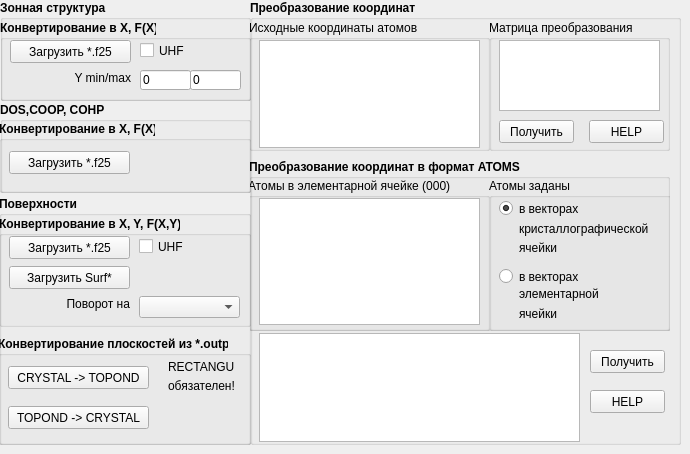
    <widget class="QWidget" name="tab_3">
     <attribute name="title">
      <string>Конвертирование</string>
     </attribute>
     <widget class="QGroupBox" name="groupBox_14">
      <property name="geometry">
       <rect>
        <x>0</x>
        <y>0</y>
        <width>251</width>
        <height>101</height>
       </rect>
      </property>
      <property name="font">
       <font>
        <family>Arial</family>
        <pointsize>9</pointsize>
        <weight>75</weight>
        <bold>true</bold>
       </font>
      </property>
      <property name="title">
       <string>Зонная структура</string>
      </property>
      <widget class="QGroupBox" name="groupBox_19">
       <property name="geometry">
        <rect>
         <x>0</x>
         <y>20</y>
         <width>251</width>
         <height>81</height>
        </rect>
       </property>
       <property name="font">
        <font>
         <family>Arial</family>
         <pointsize>9</pointsize>
         <weight>75</weight>
         <bold>true</bold>
        </font>
       </property>
       <property name="title">
        <string>Конвертирование в X, F(X)</string>
       </property>
       <widget class="QPushButton" name="tab3LoadFileConvertXfX">
        <property name="geometry">
         <rect>
          <x>10</x>
          <y>20</y>
          <width>121</width>
          <height>23</height>
         </rect>
        </property>
        <property name="font">
         <font>
          <family>Arial</family>
          <pointsize>9</pointsize>
          <weight>50</weight>
          <bold>false</bold>
         </font>
        </property>
        <property name="text">
         <string>Загрузить *.f25</string>
        </property>
       </widget>
       <widget class="QLabel" name="label_58">
        <property name="geometry">
         <rect>
          <x>60</x>
          <y>50</y>
          <width>71</width>
          <height>16</height>
         </rect>
        </property>
        <property name="font">
         <font>
          <family>Arial</family>
          <pointsize>9</pointsize>
          <weight>50</weight>
          <bold>false</bold>
         </font>
        </property>
        <property name="text">
         <string>Y min/max</string>
        </property>
        <property name="alignment">
         <set>Qt::AlignRight|Qt::AlignTrailing|Qt::AlignVCenter</set>
        </property>
       </widget>
       <widget class="QLineEdit" name="tab3ZoneStructYMin">
        <property name="geometry">
         <rect>
          <x>140</x>
          <y>50</y>
          <width>51</width>
          <height>20</height>
         </rect>
        </property>
        <property name="font">
         <font>
          <family>Arial</family>
          <pointsize>9</pointsize>
          <weight>50</weight>
          <bold>false</bold>
         </font>
        </property>
        <property name="text">
         <string>0</string>
        </property>
       </widget>
       <widget class="QLineEdit" name="tab3ZoneStructYMax">
        <property name="geometry">
         <rect>
          <x>190</x>
          <y>50</y>
          <width>51</width>
          <height>20</height>
         </rect>
        </property>
        <property name="font">
         <font>
          <family>Arial</family>
          <pointsize>9</pointsize>
          <weight>50</weight>
          <bold>false</bold>
         </font>
        </property>
        <property name="text">
         <string>0</string>
        </property>
       </widget>
       <widget class="QCheckBox" name="tab3uhfZoneStruct">
        <property name="geometry">
         <rect>
          <x>140</x>
          <y>20</y>
          <width>70</width>
          <height>21</height>
         </rect>
        </property>
        <property name="font">
         <font>
          <family>Arial</family>
          <pointsize>9</pointsize>
          <weight>50</weight>
          <bold>false</bold>
         </font>
        </property>
        <property name="text">
         <string>UHF</string>
        </property>
       </widget>
      </widget>
     </widget>
     <widget class="QGroupBox" name="groupBox_15">
      <property name="geometry">
       <rect>
        <x>0</x>
        <y>102</y>
        <width>251</width>
        <height>91</height>
       </rect>
      </property>
      <property name="font">
       <font>
        <family>Arial</family>
        <pointsize>9</pointsize>
        <weight>75</weight>
        <bold>true</bold>
       </font>
      </property>
      <property name="title">
       <string>DOS,COOP, COHP</string>
      </property>
      <widget class="QGroupBox" name="groupBox_20">
       <property name="geometry">
        <rect>
         <x>-1</x>
         <y>19</y>
         <width>252</width>
         <height>72</height>
        </rect>
       </property>
       <property name="font">
        <font>
         <family>Arial</family>
         <pointsize>9</pointsize>
         <weight>75</weight>
         <bold>true</bold>
        </font>
       </property>
       <property name="title">
        <string>Конвертирование в X, F(X)</string>
       </property>
       <widget class="QPushButton" name="tab3LoadFilesConvertDOS">
        <property name="geometry">
         <rect>
          <x>10</x>
          <y>30</y>
          <width>121</width>
          <height>23</height>
         </rect>
        </property>
        <property name="font">
         <font>
          <family>Arial</family>
          <pointsize>9</pointsize>
          <weight>50</weight>
          <bold>false</bold>
         </font>
        </property>
        <property name="text">
         <string>Загрузить *.f25</string>
        </property>
       </widget>
      </widget>
     </widget>
     <widget class="QGroupBox" name="groupBox_16">
      <property name="geometry">
       <rect>
        <x>-1</x>
        <y>196</y>
        <width>252</width>
        <height>249</height>
       </rect>
      </property>
      <property name="font">
       <font>
        <family>Arial</family>
        <pointsize>9</pointsize>
        <weight>75</weight>
        <bold>true</bold>
       </font>
      </property>
      <property name="title">
       <string>Поверхности</string>
      </property>
      <widget class="QGroupBox" name="groupBox_17">
       <property name="geometry">
        <rect>
         <x>0</x>
         <y>20</y>
         <width>252</width>
         <height>111</height>
        </rect>
       </property>
       <property name="font">
        <font>
         <family>Arial</family>
         <pointsize>9</pointsize>
         <weight>75</weight>
         <bold>true</bold>
        </font>
       </property>
       <property name="title">
        <string>Конвертирование в X, Y, F(X,Y)</string>
       </property>
       <widget class="QPushButton" name="tab3SurfF25Button">
        <property name="geometry">
         <rect>
          <x>10</x>
          <y>20</y>
          <width>121</width>
          <height>23</height>
         </rect>
        </property>
        <property name="font">
         <font>
          <family>Arial</family>
          <pointsize>9</pointsize>
          <weight>50</weight>
          <bold>false</bold>
         </font>
        </property>
        <property name="text">
         <string>Загрузить *.f25</string>
        </property>
       </widget>
       <widget class="QPushButton" name="tab3SurfConvertButton">
        <property name="geometry">
         <rect>
          <x>10</x>
          <y>50</y>
          <width>121</width>
          <height>23</height>
         </rect>
        </property>
        <property name="font">
         <font>
          <family>Arial</family>
          <pointsize>9</pointsize>
          <weight>50</weight>
          <bold>false</bold>
         </font>
        </property>
        <property name="text">
         <string>Загрузить Surf*</string>
        </property>
       </widget>
       <widget class="QLabel" name="label_59">
        <property name="geometry">
         <rect>
          <x>50</x>
          <y>80</y>
          <width>81</width>
          <height>16</height>
         </rect>
        </property>
        <property name="font">
         <font>
          <family>Arial</family>
          <pointsize>9</pointsize>
          <weight>50</weight>
          <bold>false</bold>
         </font>
        </property>
        <property name="text">
         <string>Поворот на</string>
        </property>
        <property name="alignment">
         <set>Qt::AlignRight|Qt::AlignTrailing|Qt::AlignVCenter</set>
        </property>
       </widget>
       <widget class="QComboBox" name="tab3SurfRotationSelector">
        <property name="geometry">
         <rect>
          <x>140</x>
          <y>80</y>
          <width>101</width>
          <height>22</height>
         </rect>
        </property>
        <property name="font">
         <font>
          <family>Arial</family>
          <pointsize>9</pointsize>
          <weight>50</weight>
          <bold>false</bold>
         </font>
        </property>
       </widget>
       <widget class="QCheckBox" name="tab3uhff25">
        <property name="geometry">
         <rect>
          <x>140</x>
          <y>20</y>
          <width>70</width>
          <height>21</height>
         </rect>
        </property>
        <property name="font">
         <font>
          <family>Arial</family>
          <pointsize>9</pointsize>
          <weight>50</weight>
          <bold>false</bold>
         </font>
        </property>
        <property name="text">
         <string>UHF</string>
        </property>
       </widget>
      </widget>
      <widget class="QGroupBox" name="groupBox_18">
       <property name="geometry">
        <rect>
         <x>-1</x>
         <y>140</y>
         <width>253</width>
         <height>109</height>
        </rect>
       </property>
       <property name="font">
        <font>
         <family>Arial</family>
         <pointsize>9</pointsize>
         <weight>75</weight>
         <bold>true</bold>
        </font>
       </property>
       <property name="title">
        <string>Конвертирование плоскостей из *.outp</string>
       </property>
       <widget class="QPushButton" name="tab3ButtonCrystalToTopond">
        <property name="geometry">
         <rect>
          <x>10</x>
          <y>30</y>
          <width>141</width>
          <height>23</height>
         </rect>
        </property>
        <property name="font">
         <font>
          <family>Arial</family>
          <pointsize>9</pointsize>
          <weight>50</weight>
          <bold>false</bold>
         </font>
        </property>
        <property name="text">
         <string>CRYSTAL -&gt; TOPOND</string>
        </property>
       </widget>
       <widget class="QPushButton" name="tab3ButtonTopondToCrystal">
        <property name="geometry">
         <rect>
          <x>10</x>
          <y>70</y>
          <width>141</width>
          <height>23</height>
         </rect>
        </property>
        <property name="font">
         <font>
          <family>Arial</family>
          <pointsize>9</pointsize>
          <weight>50</weight>
          <bold>false</bold>
         </font>
        </property>
        <property name="text">
         <string>TOPOND -&gt; CRYSTAL</string>
        </property>
       </widget>
       <widget class="QLabel" name="label_60">
        <property name="geometry">
         <rect>
          <x>170</x>
          <y>20</y>
          <width>71</width>
          <height>21</height>
         </rect>
        </property>
        <property name="font">
         <font>
          <family>Arial</family>
          <pointsize>9</pointsize>
          <weight>50</weight>
          <bold>false</bold>
         </font>
        </property>
        <property name="text">
         <string>RECTANGU</string>
        </property>
       </widget>
       <widget class="QLabel" name="label_61">
        <property name="geometry">
         <rect>
          <x>170</x>
          <y>40</y>
          <width>81</width>
          <height>20</height>
         </rect>
        </property>
        <property name="font">
         <font>
          <family>Arial</family>
          <pointsize>9</pointsize>
          <weight>50</weight>
          <bold>false</bold>
         </font>
        </property>
        <property name="text">
         <string>обязателен!</string>
        </property>
       </widget>
      </widget>
     </widget>
     <widget class="QGroupBox" name="groupBox_21">
      <property name="geometry">
       <rect>
        <x>250</x>
        <y>0</y>
        <width>431</width>
        <height>445</height>
       </rect>
      </property>
      <property name="font">
       <font>
        <family>Arial</family>
        <pointsize>9</pointsize>
        <weight>75</weight>
        <bold>true</bold>
       </font>
      </property>
      <property name="title">
       <string>Преобразование координат</string>
      </property>
      <widget class="QGroupBox" name="groupBox_22">
       <property name="geometry">
        <rect>
         <x>-1</x>
         <y>20</y>
         <width>241</width>
         <height>131</height>
        </rect>
       </property>
       <property name="font">
        <font>
         <family>Arial</family>
         <pointsize>9</pointsize>
         <weight>50</weight>
         <bold>false</bold>
        </font>
       </property>
       <property name="title">
        <string>Исходные координаты атомов</string>
       </property>
       <widget class="QTextEdit" name="tab3TextEditAtoms">
        <property name="geometry">
         <rect>
          <x>10</x>
          <y>20</y>
          <width>221</width>
          <height>108</height>
         </rect>
        </property>
        <property name="font">
         <font>
          <family>Arial</family>
          <pointsize>8</pointsize>
          <weight>50</weight>
          <bold>false</bold>
         </font>
        </property>
       </widget>
      </widget>
      <widget class="QGroupBox" name="groupBox_23">
       <property name="geometry">
        <rect>
         <x>239</x>
         <y>20</y>
         <width>181</width>
         <height>131</height>
        </rect>
       </property>
       <property name="font">
        <font>
         <family>Arial</family>
         <pointsize>9</pointsize>
         <weight>50</weight>
         <bold>false</bold>
        </font>
       </property>
       <property name="title">
        <string>Матрица преобразования</string>
       </property>
       <widget class="QPushButton" name="tab3AtomsConvertButton">
        <property name="geometry">
         <rect>
          <x>10</x>
          <y>100</y>
          <width>75</width>
          <height>23</height>
         </rect>
        </property>
        <property name="font">
         <font>
          <family>Arial</family>
          <pointsize>9</pointsize>
          <weight>50</weight>
          <bold>false</bold>
         </font>
        </property>
        <property name="text">
         <string>Получить</string>
        </property>
       </widget>
       <widget class="QPushButton" name="helpButton2">
        <property name="geometry">
         <rect>
          <x>100</x>
          <y>100</y>
          <width>75</width>
          <height>23</height>
         </rect>
        </property>
        <property name="font">
         <font>
          <family>Arial</family>
          <pointsize>9</pointsize>
          <weight>50</weight>
          <bold>false</bold>
         </font>
        </property>
        <property name="text">
         <string>HELP</string>
        </property>
       </widget>
       <widget class="QTableWidget" name="tab3RotationTable">
        <property name="geometry">
         <rect>
          <x>10</x>
          <y>20</y>
          <width>161</width>
          <height>71</height>
         </rect>
        </property>
        <property name="font">
         <font>
          <family>Arial</family>
          <pointsize>9</pointsize>
          <weight>50</weight>
          <bold>false</bold>
         </font>
        </property>
       </widget>
      </widget>
      <widget class="QGroupBox" name="groupBox_24">
       <property name="geometry">
        <rect>
         <x>-1</x>
         <y>159</y>
         <width>421</width>
         <height>172</height>
        </rect>
       </property>
       <property name="font">
        <font>
         <family>Arial</family>
         <pointsize>9</pointsize>
         <weight>75</weight>
         <bold>true</bold>
        </font>
       </property>
       <property name="title">
        <string>Преобразование координат в формат ATOMS</string>
       </property>
       <widget class="QGroupBox" name="groupBox_25">
        <property name="geometry">
         <rect>
          <x>-1</x>
          <y>19</y>
          <width>242</width>
          <height>153</height>
         </rect>
        </property>
        <property name="font">
         <font>
          <family>Arial</family>
          <pointsize>9</pointsize>
          <weight>50</weight>
          <bold>false</bold>
         </font>
        </property>
        <property name="title">
         <string>Атомы в элементарной ячейке (000)</string>
        </property>
        <widget class="QTextEdit" name="tab3TextEditAtomsElem">
         <property name="geometry">
          <rect>
           <x>11</x>
           <y>20</y>
           <width>221</width>
           <height>127</height>
          </rect>
         </property>
         <property name="font">
          <font>
           <family>Arial</family>
           <pointsize>8</pointsize>
           <weight>50</weight>
           <bold>false</bold>
          </font>
         </property>
        </widget>
       </widget>
       <widget class="QGroupBox" name="groupBox_26">
        <property name="geometry">
         <rect>
          <x>240</x>
          <y>19</y>
          <width>182</width>
          <height>153</height>
         </rect>
        </property>
        <property name="font">
         <font>
          <family>Arial</family>
          <pointsize>9</pointsize>
          <weight>50</weight>
          <bold>false</bold>
         </font>
        </property>
        <property name="title">
         <string>Атомы заданы</string>
        </property>
        <widget class="QRadioButton" name="tab3RadioButtonAtomsSet1">
         <property name="geometry">
          <rect>
           <x>10</x>
           <y>20</y>
           <width>161</width>
           <height>21</height>
          </rect>
         </property>
         <property name="font">
          <font>
           <family>Arial</family>
           <pointsize>9</pointsize>
           <weight>50</weight>
           <bold>false</bold>
          </font>
         </property>
         <property name="text">
          <string>в векторах </string>
         </property>
         <property name="checked">
          <bool>true</bool>
         </property>
        </widget>
        <widget class="QRadioButton" name="tab3RadioButtonAtomsSet2">
         <property name="geometry">
          <rect>
           <x>10</x>
           <y>90</y>
           <width>151</width>
           <height>17</height>
          </rect>
         </property>
         <property name="font">
          <font>
           <family>Arial</family>
           <pointsize>9</pointsize>
           <weight>50</weight>
           <bold>false</bold>
          </font>
         </property>
         <property name="text">
          <string>в векторах </string>
         </property>
        </widget>
        <widget class="QLabel" name="label_62">
         <property name="geometry">
          <rect>
           <x>30</x>
           <y>40</y>
           <width>141</width>
           <height>21</height>
          </rect>
         </property>
         <property name="font">
          <font>
           <family>Arial</family>
           <pointsize>9</pointsize>
           <weight>50</weight>
           <bold>false</bold>
          </font>
         </property>
         <property name="text">
          <string>кристаллографической </string>
         </property>
        </widget>
        <widget class="QLabel" name="label_63">
         <property name="geometry">
          <rect>
           <x>30</x>
           <y>60</y>
           <width>47</width>
           <height>20</height>
          </rect>
         </property>
         <property name="font">
          <font>
           <family>Arial</family>
           <pointsize>9</pointsize>
           <weight>50</weight>
           <bold>false</bold>
          </font>
         </property>
         <property name="text">
          <string>ячейки</string>
         </property>
        </widget>
        <widget class="QLabel" name="label_65">
         <property name="geometry">
          <rect>
           <x>30</x>
           <y>125</y>
           <width>47</width>
           <height>21</height>
          </rect>
         </property>
         <property name="font">
          <font>
           <family>Arial</family>
           <pointsize>9</pointsize>
           <weight>50</weight>
           <bold>false</bold>
          </font>
         </property>
         <property name="text">
          <string>ячейки</string>
         </property>
        </widget>
        <widget class="QLabel" name="label_64">
         <property name="geometry">
          <rect>
           <x>30</x>
           <y>106</y>
           <width>111</width>
           <height>20</height>
          </rect>
         </property>
         <property name="font">
          <font>
           <family>Arial</family>
           <pointsize>9</pointsize>
           <weight>50</weight>
           <bold>false</bold>
          </font>
         </property>
         <property name="text">
          <string>элементарной</string>
         </property>
        </widget>
       </widget>
      </widget>
      <widget class="QPushButton" name="tab3AtomsSearchButton">
       <property name="geometry">
        <rect>
         <x>340</x>
         <y>350</y>
         <width>75</width>
         <height>23</height>
        </rect>
       </property>
       <property name="font">
        <font>
         <family>Arial</family>
         <pointsize>9</pointsize>
         <weight>50</weight>
         <bold>false</bold>
        </font>
       </property>
       <property name="text">
        <string>Получить</string>
       </property>
      </widget>
      <widget class="QPushButton" name="helpButton3">
       <property name="geometry">
        <rect>
         <x>340</x>
         <y>390</y>
         <width>75</width>
         <height>23</height>
        </rect>
       </property>
       <property name="font">
        <font>
         <family>Arial</family>
         <pointsize>9</pointsize>
         <weight>50</weight>
         <bold>false</bold>
        </font>
       </property>
       <property name="text">
        <string>HELP</string>
       </property>
      </widget>
      <widget class="QTableWidget" name="tab3ConvertedAtomsTable">
       <property name="geometry">
        <rect>
         <x>9</x>
         <y>333</y>
         <width>321</width>
         <height>109</height>
        </rect>
       </property>
       <property name="font">
        <font>
         <family>Arial</family>
         <pointsize>9</pointsize>
         <weight>50</weight>
         <bold>false</bold>
        </font>
       </property>
      </widget>
     </widget>
    </widget>
